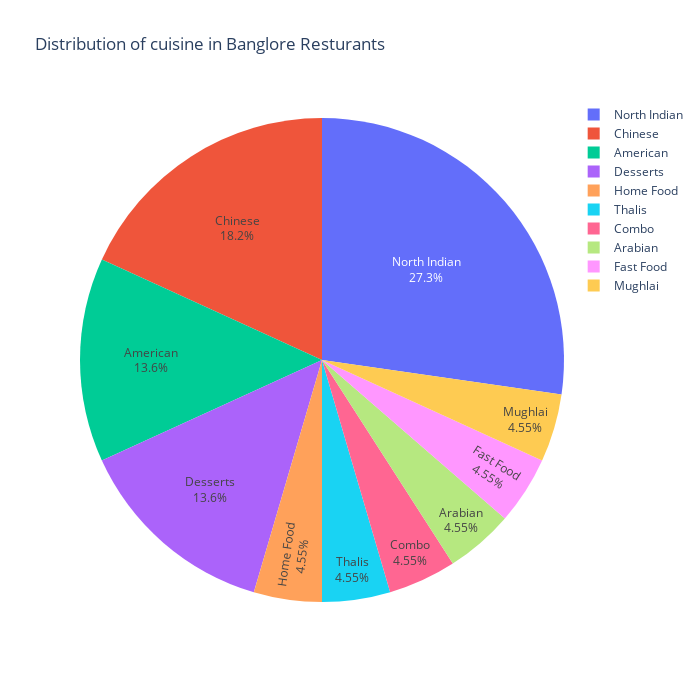

Notebook code cell kept with this figure:
### Code cell
fig=px.pie(
    data_frame=df_Cuisine_HSR,
    names=df_Cuisine_HSR['Cuisine'][:10],
    values=df_Cuisine_HSR["Count"][:10],
    title="Distribution of cuisine in Banglore Resturants",width=700,height=700
)
fig.update_traces(textposition="inside",textinfo="percent+label")
fig.show()

### Figure 1 — Plotly figure (JSON) as saved in the notebook; plotly's stock layout.template omitted (floating-point values rounded to 4 significant figures)
{"data": [{"domain": {"x": [0, 1], "y": [0, 1]}, "hovertemplate": "label=%{label}<br>value=%{value}<extra></extra>", "labels": ["North Indian", "Home Food", "Thalis", "Combo", "American", "Arabian", "Chinese", "Desserts", "Fast Food", "Mughlai"], "legendgroup": "", "name": "", "showlegend": true, "textinfo": "percent+label", "textposition": "inside", "type": "pie", "values": [6, 1, 1, 1, 3, 1, 4, 3, 1, 1]}], "layout": {"height": 700, "legend": {"tracegroupgap": 0}, "title": {"text": "Distribution of cuisine in Banglore Resturants"}, "width": 700}}
